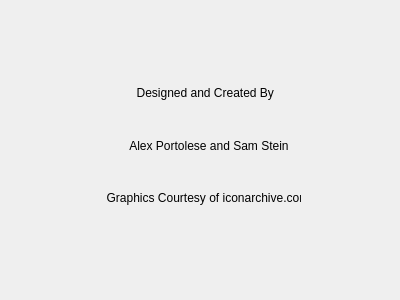
<?xml version="1.0" encoding="UTF-8"?>
<ui version="4.0">
 <class>ContactUs</class>
 <widget class="QWidget" name="ContactUs">
  <property name="geometry">
   <rect>
    <x>0</x>
    <y>0</y>
    <width>400</width>
    <height>300</height>
   </rect>
  </property>
  <property name="windowTitle">
   <string>Contact Us</string>
  </property>
  <widget class="QWidget" name="verticalLayoutWidget">
   <property name="geometry">
    <rect>
     <x>100</x>
     <y>70</y>
     <width>201</width>
     <height>151</height>
    </rect>
   </property>
   <layout class="QVBoxLayout" name="verticalLayout">
    <item>
     <widget class="QLabel" name="label">
      <property name="text">
       <string>           Designed and Created By </string>
      </property>
     </widget>
    </item>
    <item>
     <widget class="QLabel" name="label_3">
      <property name="text">
       <string>         Alex Portolese and Sam Stein</string>
      </property>
     </widget>
    </item>
    <item>
     <widget class="QLabel" name="label_2">
      <property name="text">
       <string>  Graphics Courtesy of iconarchive.com</string>
      </property>
     </widget>
    </item>
   </layout>
  </widget>
 </widget>
 <resources/>
 <connections/>
</ui>
